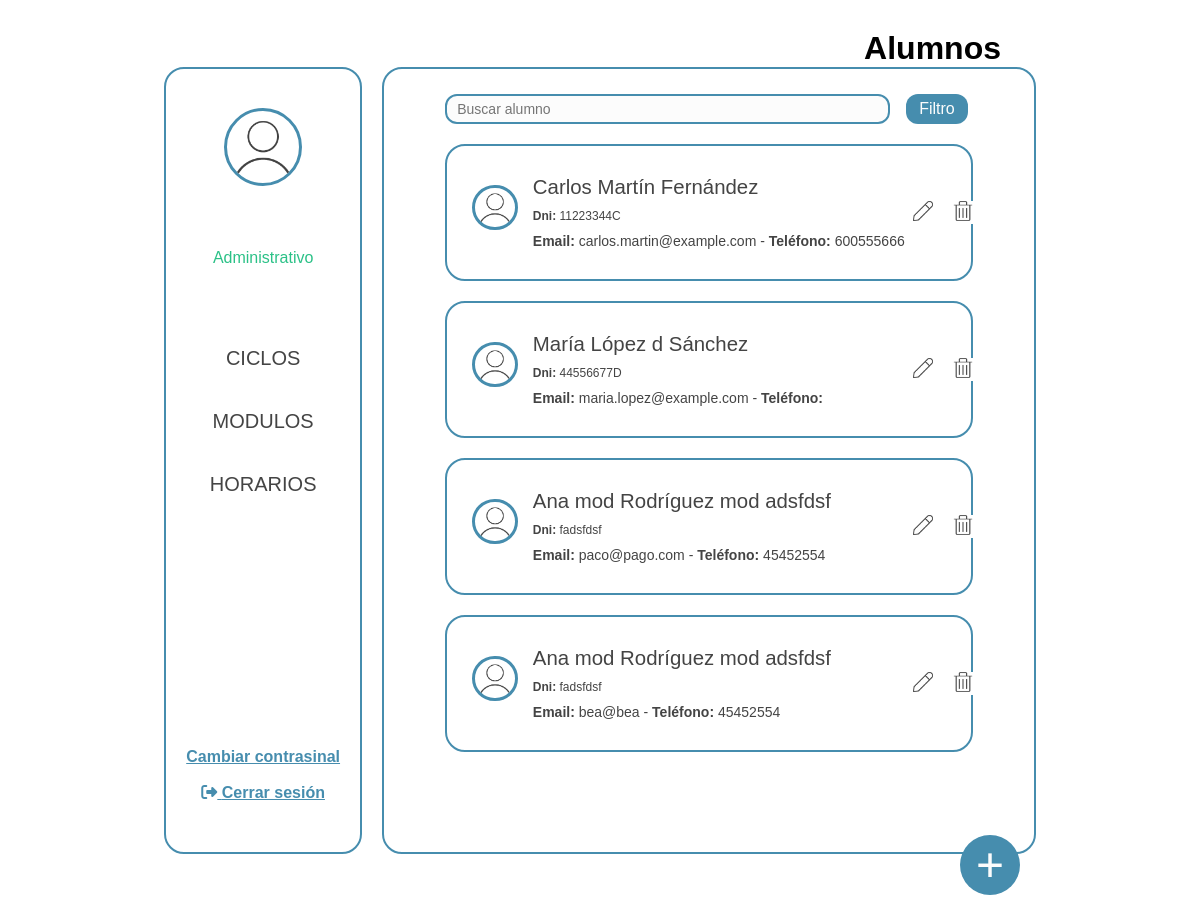
Before: /GestionHorarios/www/pages/administrator_panel.php with the older database file.
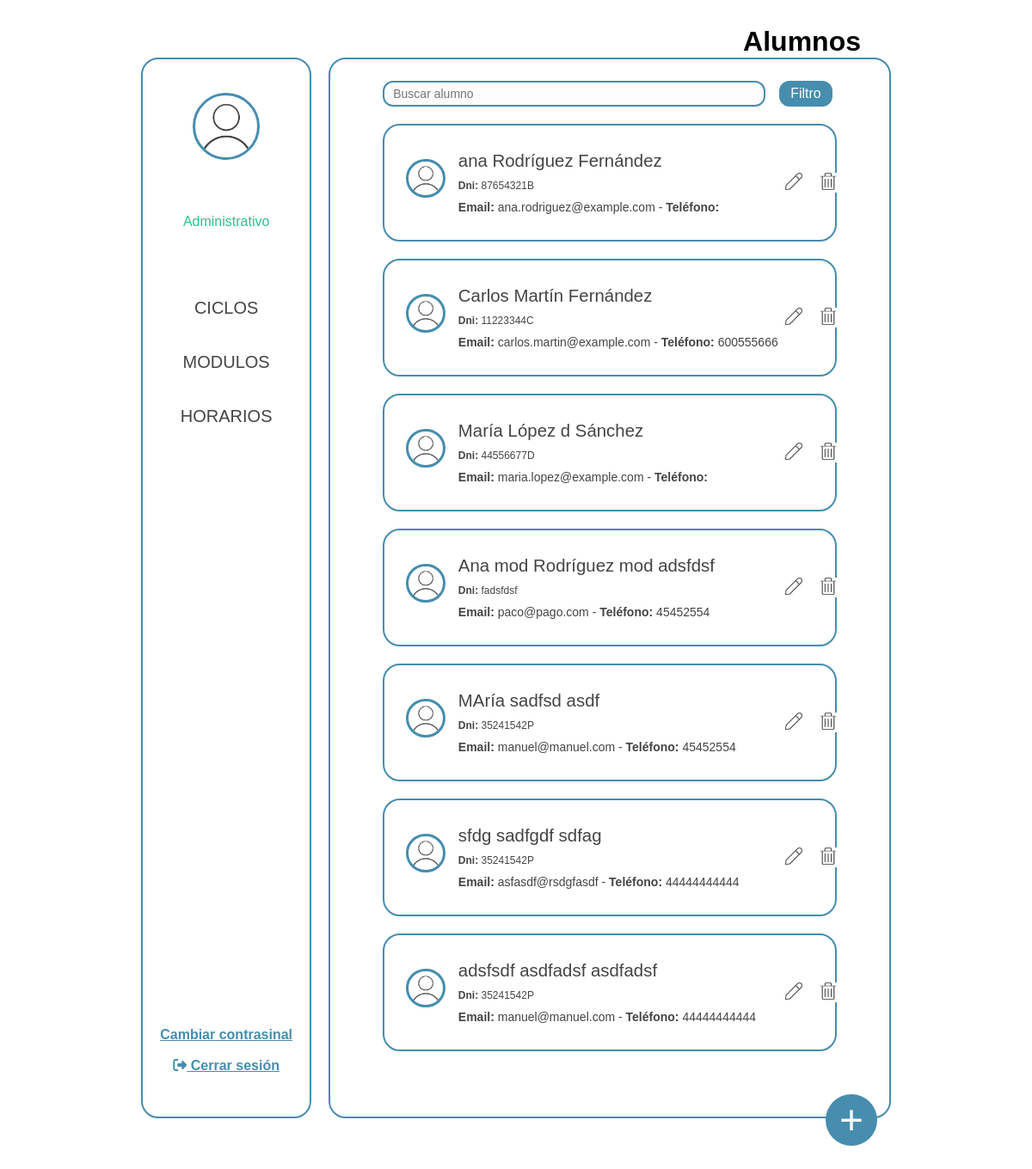
After: the same page with the newer database file.
### tables this page shows
CREATE TABLE `users` (
  `id` int NOT NULL,
  `email` varchar(100) NOT NULL,
  `password` varchar(255) NOT NULL,
  `password_reset` tinyint(1) NOT NULL,
  `rol` enum('admin','student') NOT NULL,
  `name` varchar(50) NOT NULL,
  `first_name` varchar(50) NOT NULL,
  `second_name` varchar(50) DEFAULT NULL,
  `telephone` varchar(15) NOT NULL,
  `dni` varchar(9) NOT NULL,
  `time_stamp` datetime NOT NULL DEFAULT CURRENT_TIMESTAMP
);

### GestionHorarios/www/pages/administrator_panel.php (the view, shortened to what the changed rows need)
<?php
include_once '../functions/connection.php';
$sql = "SELECT * FROM users
        WHERE rol LIKE 'student'";
$stmt = $pdo->query($sql);
$editUserId = null;
?>
<!DOCTYPE html>
<html lang="es">
<head>
    <link rel="stylesheet" href="../pages/css/administrator_panel.css">
</head>
<body>
    <h2>Alumnos</h2>
    <div class="container">
        <div class="container-rigth">
            <div class="mostrar-users">
                <?php
                while ($fila = $stmt->fetch(PDO::FETCH_ASSOC)) {
                    $id = $fila['id'];
                    $name = $fila['name'];
                    $firstName = $fila['first_name'];
                    $secondName = $fila['second_name'];
                    $telephone = $fila['telephone'];
                    $dni = $fila['dni'];
                    $email = $fila['email'];
                    echo "<div class='container-user'>
                            <div class='row'>
                                <div class='user-imagen'>
                                    <img src='/images/user.png' class='pic' alt='Usuario img'>
                                </div>
                              <div class='user-texto'>
                                    <p class='texto-nombre'>$name $firstName $secondName</p>
                                    <p class='texto-ciclo'><strong>Dni: </strong>$dni</p>
                                    <p class='texto-ciclo' style='font-size: 14px;'><strong>Email:</strong> $email </strong>- <strong>Teléfono:</strong> $telephone</p>
                                </div>";
                        if ($editUserId == $id) {
                        echo "
                                <div class='user-botones'>
                                    <form method='post' action='../functions/administrator/function_delete_user.php'>
                                        <input type='hidden' name='id' value='$id'>
                                        <button type='submit' class='btn-delete' name='btnDelete'>
                                            <img src='/images/delete.png' class='boton-icono-delete' alt='Borrar'>
                                            <img src='/images/delete_hover.png' class='delete-hover' alt='Borrar'>
                                        </button>
                                    </form>
                                </div>
                            </div>
                        <div class='user-editar'>
                            <form action='../functions/administrator/function_update_user.php' style='all:initial; width: 100%;' method='post'>
                                <div class='row-edit' style='margin-left: 3.5%;'>
                                    <input type='hidden' class='inputs-form' name='id' value='$id'>
                                    <input type='text' class='inputs-form' name='txtName' value='$name' maxlength='50' required><br>
                                    <input type='text' class='inputs-form' name='txtFirstName' value='$firstName' placeholder='Primeiro Apelido'  maxlength='50' required><br>
                                    <input type='text' class='inputs-form' name='txtSecondName' value='$secondName' placeholder='Segundo Apelido' maxlength='50'><br>
                                </div>
                                <div class='row-edit' style='margin-left: 3.5%;'>
                                    <input type='number' class='inputs-form' name='txtTelephone' value='$telephone' placeholder='Teléfono' ><br>
                                    <input type='email' class='inputs-form' name='txtEmail' value='$email' placeholder='Email' maxlength='100' ><br>
                                    <input type='text' class='inputs-form' name='txtDNI' value='$dni' placeholder='DNI' maxlength='9' required><br>
                                </div>
                                <div class='row-guardar'>
                                    <button type='submit' class='btnActualizar' name='btnSave'>Actualizar</button>
                                </div>
                            </form>
                        </div>
                        ";
                        } else {
                        echo "
                        <div class='user-botones'>
                            <form method='post'>
                                <input type='hidden' name='id' value='$id'>
                                <input type='hidden' name='name' value='$name'>
                                <input type='hidden' name='first_name' value='$firstName'>
                                <input type='hidden' name='second_name' value='$secondName'>
                                <input type='hidden' name='email' value='$email'>
                                <input type='hidden' name='telephone' value='$telephone'>
                                <input type='hidden' name='dni' value='$dni'>
                                <button type='submit' class='btn' name='btnUpdate'>
                                    <img src='/images/edit.png' class='boton-icono-edit' alt='Editar'>
                                    <img src='/images/edit_hover.png' class='edit-hover' alt='Editar'>
                                </button>
                            </form>
                            <form method='post' action='../functions/administrator/function_delete_user.php'>
                                <input type='hidden' name='id' value='$id'>
                                <button type='submit' class='btn-delete' name='btnDelete'>
                                    <img src='/images/delete.png' class='boton-icono-delete' alt='Borrar'>
                                    <img src='/images/delete_hover.png' class='delete-hover' alt='Borrar'>
                                </button>
                            </form>
                        </div>
                    </div>";
                    }
                    echo "</div>";
                }
                ?>
            </div>
        </div>
    </div>
</body>
</html>

Changed rows visible on the page:
removed users: name "Ana mod", first_name "Rodríguez mod", second_name "adsfdsf", dni "fadsfdsf", email "bea@bea", telephone "45452554"
now on this page (row edited): users: name "ana", first_name "Rodríguez", second_name "Fernández", dni "87654321B", email "ana.rodriguez@example.com"
added users: name "MAría", first_name "sadfsd", second_name "asdf", dni "35241542P", email "manuel@manuel.com", telephone "45452554"
added users: name "sfdg", first_name "sadfgdf", second_name "sdfag", dni "35241542P", email "asfasdf@rsdgfasdf", telephone "44444444444"
added users: name "adsfsdf", first_name "asdfadsf", second_name "asdfadsf", dni "35241542P", email "manuel@manuel.com", telephone "44444444444"
